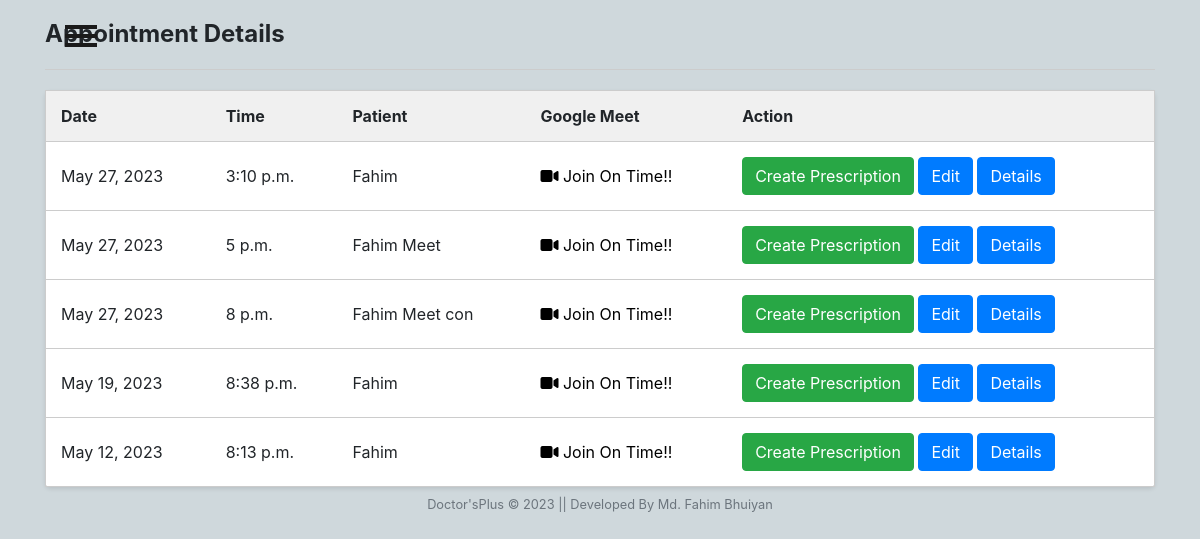
Screenshot of /doctor/appointments/ (signed in) with the database file from the repository.
### patient/models.py (models this page shows, shortened)
class Appointment(models.Model):
    appointment_id = models.UUIDField(primary_key=True, default=uuid.uuid4, editable=False)
    user = models.ForeignKey(User, on_delete=models.CASCADE)
    doctor = models.ForeignKey(Doctor, on_delete=models.CASCADE)
    patient_name = models.CharField(max_length=100)
    appointment_date = models.DateField()
    appointment_time = models.TimeField()
    consultation_fee = models.DecimalField(max_digits=8, decimal_places=2)
    google_meet_link = models.URLField(blank=True, null=True, default="")

### doctor/views.py (the view)
# urls.py: path('appointments/', views.doctor_appointments, name='doc_appointments'),
def doctor_appointments(request):
    doctor = request.user.doctor  # Assuming you have a OneToOneField relationship between User and Doctor models
    appointments = Appointment.objects.filter(doctor=doctor)
    return render(request, 'doctor/appointments.html', {'appointments': appointments})

### Templates/doctor/appointments.html (shortened to what this page needs)
{% load static %}
<html lang="en">
<head>
</head>
<body>
  {% include "doctor/sidenav_bar.html" %}
    <div class="container">
        <h2 class="section-title">Appointment Details</h2>
        <div class="divider"></div>
        <table class="appointment-table">
            <tr>
                <th>Date</th>
                <th>Time</th>
                <th>Patient</th>
                <th>Google Meet</th>
                <th style="padding-right: 0%;">Action</th>
            </tr>
            {% for appointment in appointments|dictsortreversed:"appointment_date" %}
            <tr class="{% if appointment.appointment_date < now %}expired{% endif %}">
                <td>{{ appointment.appointment_date }}</td>
                <td>{{ appointment.appointment_time }}</td>
                <td>{{ appointment.patient_name }}</td>
                <td><a href="{{ appointment.google_meet_link }}" style="text-decoration: none; color: black;"><i class="fa-solid fa-video"></i> Join On Time!!</a></td>
                <td><a href="{% url 'create-prescription' appointment_id=appointment.appointment_id %}" class="btn btn-success">Create Prescription</a>
                    <a href="{% url 'edit_prescription' appointment.appointment_id %}" class="btn btn-primary">Edit</a>
                    <a href="{% url 'prescription_detail' appointment.appointment_id %}" class="btn btn-primary">Details</a>
                </td>
            </tr>
            {% empty %}
            <tr>
                <td colspan="5" class="no-appointments">No appointments available.</td>
            </tr>
            {% endfor %}
        </table>
    </div>
    {% include "Home/footer.html" %}
</body>
</html>

### static/CSS/patientnav.css (style rules this page uses)
body { position: relative; overflow-x: hidden; background-color: #cfd8dc; }
body, html { height: 100%; }

### Templates/doctor/appointments.html (style rules this page uses)
body { font-family: Arial, sans-serif; margin: 0; padding: 20px; background-color: #f7f7f7; }
.container { max-width: 600px; margin: 0 auto; }
.appointment-table { width: 100%; border-collapse: collapse; background-color: #fff; border: 1px solid #ccc; border-radius: 5px; box-shadow: 0 2px 4px rgba(0, 0, 0, 0.1); }
.appointment-table th, .appointment-table td { padding: 15px; text-align: left; border-bottom: 1px solid #ccc; }
.appointment-table th { background-color: #f0f0f0; }
.appointment-table tr:last-child td { border-bottom: none; }
.section-title { font-size: 24px; font-weight: bold; margin-bottom: 10px; }
.divider { border-top: 1px solid #ccc; margin: 20px 0; }

### rows the page displays
Appointment: appointment_date "May 27, 2023", appointment_time "3:10 p.m.", patient_name "Fahim"
Appointment: appointment_date "May 27, 2023", appointment_time "5 p.m.", patient_name "Fahim Meet"
Appointment: appointment_date "May 27, 2023", appointment_time "8 p.m.", patient_name "Fahim Meet con"
Appointment: appointment_date "May 19, 2023", appointment_time "8:38 p.m.", patient_name "Fahim"
Appointment: appointment_date "May 12, 2023", appointment_time "8:13 p.m.", patient_name "Fahim"
